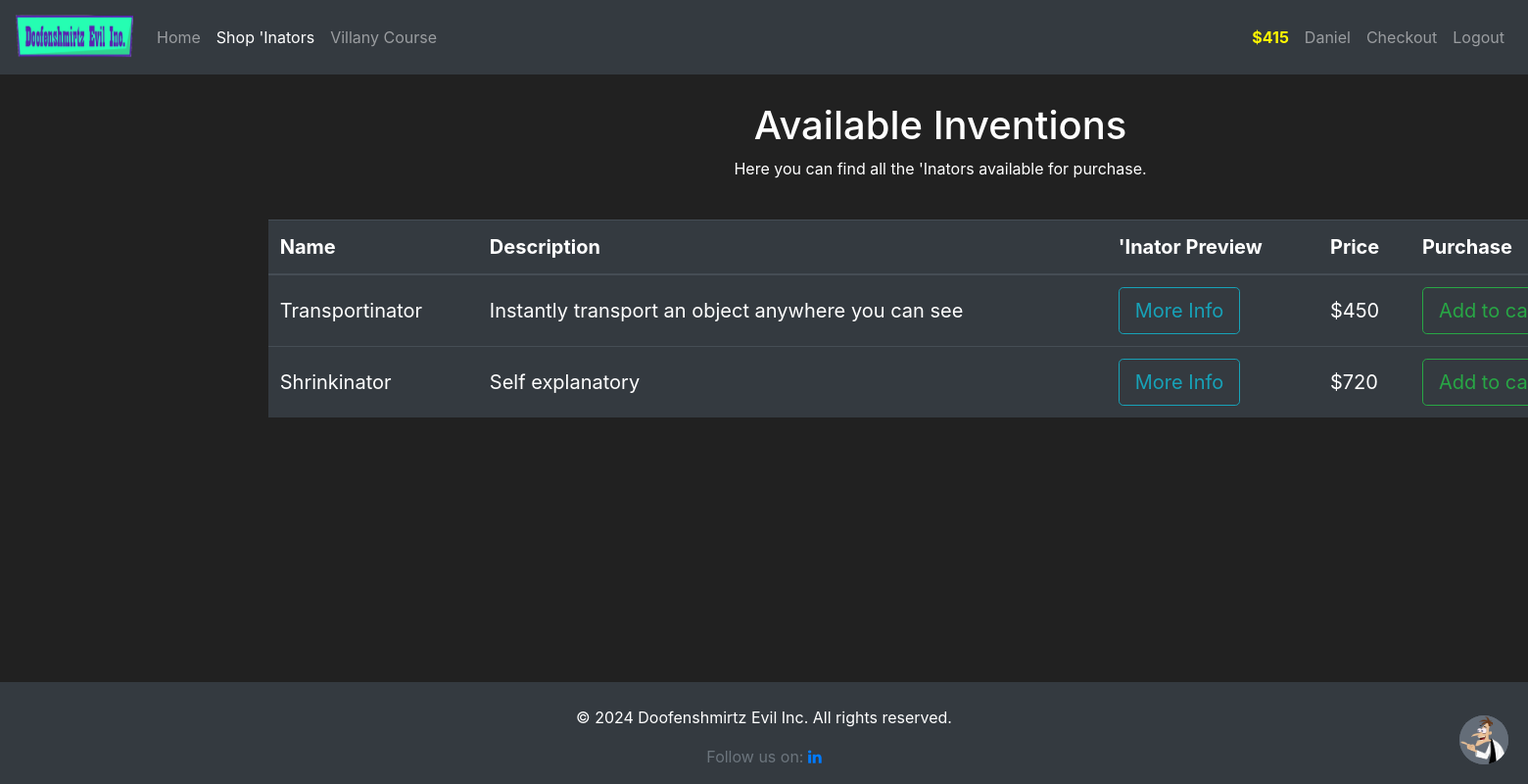
Page /shop (signed in) on the committed database.
### market/models.py (models this page shows, shortened)
class User(db.Model, UserMixin):
    id = db.Column(db.Integer, primary_key=True)
    username = db.Column(db.String(30), nullable=False, unique=True)
    billing_first_name = db.Column(db.String(30), nullable=True)
    billing_last_name = db.Column(db.String(30), nullable=True)
    billing_address = db.Column(db.String(100), nullable=True)
    billing_address2 = db.Column(db.String(100), nullable=True)
    billing_city = db.Column(db.String(30), nullable=True)
    billing_zip_code = db.Column(db.String(10), nullable=True)
    email_address = db.Column(db.String(100), nullable=False, unique=True)
    password_hash = db.Column(db.String(60), nullable=False)
    budget = db.Column(db.Integer, nullable=False, default=1000)
    items = db.relationship('Item', backref='owned_user', lazy=True)
    @property
    def prettier_budget(self):
        if len(str(self.budget)) >= 4:
            return f'${str(self.budget)[:-3]},{str(self.budget)[-3:]}'
        else:
            return f"${self.budget}"
    @property
    def password(self):
        return self.password

class Item(db.Model):
    id = db.Column(db.Integer, primary_key=True)
    name = db.Column(db.String(100), nullable=False, unique=True)
    description = db.Column(db.String(500), nullable=False)
    long_description = db.Column(db.String(1000), nullable=False)
    price = db.Column(db.Integer, nullable=False)
    barcode = db.Column(db.String(12), nullable=False, unique=True)
    owner = db.Column(db.Integer, db.ForeignKey('user.id'))
    image = db.Column(db.String(100), nullable=True)

### market/routes.py (the view, shortened to what this page needs)
@app.route('/shop', methods=['GET', 'POST'])
@login_required
def shopPage():
    if 'cart_item' not in session:
        session['cart_item'] = []
    add_to_cart_form = AddToCart()
    return_form = ReturnItemForm()
    if request.method == 'GET':
        items = Item.query.filter_by(owner=None)
        owned_item = Item.query.filter_by(owner=current_user.id)
        in_cart = Item.query.filter(Item.name.in_(session['cart_item']))
        return render_template('shop.html', items=items, add_to_cart_form=add_to_cart_form, in_cart=in_cart, owned_item=owned_item, return_form=return_form)

### market/models.py (called while the page is built)
@login_manager.user_loader
def load_user(user_id):
    return User.query.get(int(user_id))

### market/templates/shop.html (shortened to what this page needs)
{% extends 'base.html' %} {% block title %} Shop 'Inators - Doofenshmirtz Evil Inc. {% endblock %}
{% block content %}
<div class="container-fluid mt-1 custom-container">
    <div class="row justify-content-center">
        <div class="col-lg-9">
            <div class="text-center">
                <h1>Available Inventions</h1>
                <p>Here you can find all the 'Inators available for purchase.</p>
            </div>
            <br>
            <div class="table-responsive">
                <table class="table table-hover table-dark w-100" style="font-size: 1.25rem;">
                    <thead>
                        <tr>
                            <th scope="col">Name</th>
                            <th scope="col">Description</th>
                            <th scope="col">'Inator Preview</th>
                            <th scope="col">Price</th>
                            <th scope="col">Purchase</th>
                        </tr>
                    </thead>
                    <tbody>
                        {% for item in items %}
                        <tr>
                            <td class="align-middle">{{ item.name }}</td>
                            <td class="align-middle">{{ item.description }}</td>
                            <td class="align-middle">
                                <button class="btn btn-outline-info btn-lg" data-toggle="modal"
                                    data-target="#Modal-MoreInfo-{{ item.id }}">More Info</button>
                            </td>
                            <td class="align-middle">${{ item.price }}</td>
                            <td class="align-middle">
                                <button class="btn btn-outline-success btn-lg" data-toggle="modal"
                                    data-target="#Modal-AddToCart-{{ item.id }}">Add to cart</button>
                            </td>
                        </tr>
                        {% endfor %}
                    </tbody>
                </table>
            </div>
        </div>
    </div>
</div>
{% endblock %}

### market/templates/base.html (shortened to what this page needs)
<!doctype html>
<html lang="en">
<head>
    <link rel="stylesheet" href="https://cdn.jsdelivr.net/npm/bootstrap@4.5.3/dist/css/bootstrap.min.css"
>
    <link rel="stylesheet" href="{{ url_for('static', filename='css/style.css') }}">
</head>
<body>
    <nav class="navbar navbar-expand-md navbar-dark bg-dark">
        <a class="navbar-brand" href="{{ url_for('homePage') }}">
            <img src="{{ url_for('static', filename='images/logo-temp.png') }}" width="120" height="50"
                class="d-inline-block align-top" alt="Doofenshmirtz Evil Inc.">
        </a>
        <div class="collapse navbar-collapse" id="navbarNav">
            <ul class="navbar-nav mr-auto">
                <li class="nav-item {% if request.endpoint == 'homePage' %}active{% endif %}">
                    <a class="nav-link" href="{{ url_for('homePage') }}">Home <span class="sr-only">(current)</span></a>
                </li>
                {% if current_user.is_authenticated %}
                <li class="nav-item {% if request.endpoint == 'shopPage' %}active{% endif %}">
                    <a class="nav-link" href="{{ url_for('shopPage') }}">Shop 'Inators</a>
                </li>
                <li class="nav-item {% if request.endpoint == 'villanyCourse' %}active{% endif %}">
                    <a class="nav-link" href="{{ url_for('villanyCourse') }}">Villany Course</a>
                </li>
                {% endif %}
            </ul>
            {% if current_user.is_authenticated %}
            <ul class="navbar-nav">
                <li class="nav-item">
                    <a class="nav-link" style="color: #fff700; font-weight: bold;">
                        {{ current_user.prettier_budget }}
                    </a>
                </li>
                <li class="nav-item">
                    <a class="nav-link" href="{{ url_for('profilePage') }}">{{ current_user.username }}</a>
                </li>
                <li class="nav-item">
                    <a class="nav-link" href="{{ url_for('checkoutPage') }}">Checkout</a>
                </li>
                <li class="nav-item ">
                    <a class="nav-link" href="{{ url_for('logoutPage') }}" id="logoutLink">Logout</a>
                </li>
            </ul>
            {% endif %}
        </div>
    </nav>
    <div class="container-fluid mt-4 custom-wrapper custom-container">
        {% block content %}{% endblock %}
    </div>
    <link rel="stylesheet" href="https://cdnjs.cloudflare.com/ajax/libs/font-awesome/4.7.0/css/font-awesome.min.css">
    <footer class="footer mt-auto py-3 bg-dark text-white text-center">
        <div class="container">
            <p class="mt-2">&copy; 2024 Doofenshmirtz Evil Inc. All rights reserved.</p>
            <span class="text-muted">Follow us on:</span>
            <a href="https://www.linkedin.com/in/danielsioldea/" class="fa fa-linkedin" target="_blank"></a>
        </div>
    </footer>
    <button class="chat-button" onclick="toggleChat()">
        <img src="{{ url_for('static', filename='images/docpfp.png') }}" alt="Chat" class="chat-button">
    </button>
</body>
</html>

### market/static/css/style.css (style rules this page uses)
body { background-color: #212121; color: white; display: flex; flex-direction: column; min-height: 100vh; overflow-x: hidden; }
.custom-container { padding-left: 20px; padding-right: 20px; }
.custom-wrapper { width: 1920px; margin: 0 auto; }
.footer { flex-shrink: 0; }
.chat-button { position: fixed; bottom: 20px; right: 20px; z-index: 1050; background-color: #646d78; color: white; border: none; border-radius: 50%; width: 50px; height: 50px; display: flex; justify-content: center; align-items: center; font-size: 24px; cursor: pointer; }

### rows in the picture
User: prettier_budget "$415", username "Daniel"
Item: name "Transportinator", description "Instantly transport an object anywhere you can see", price "450"
Item: name "Shrinkinator", description "Self explanatory", price "720"
